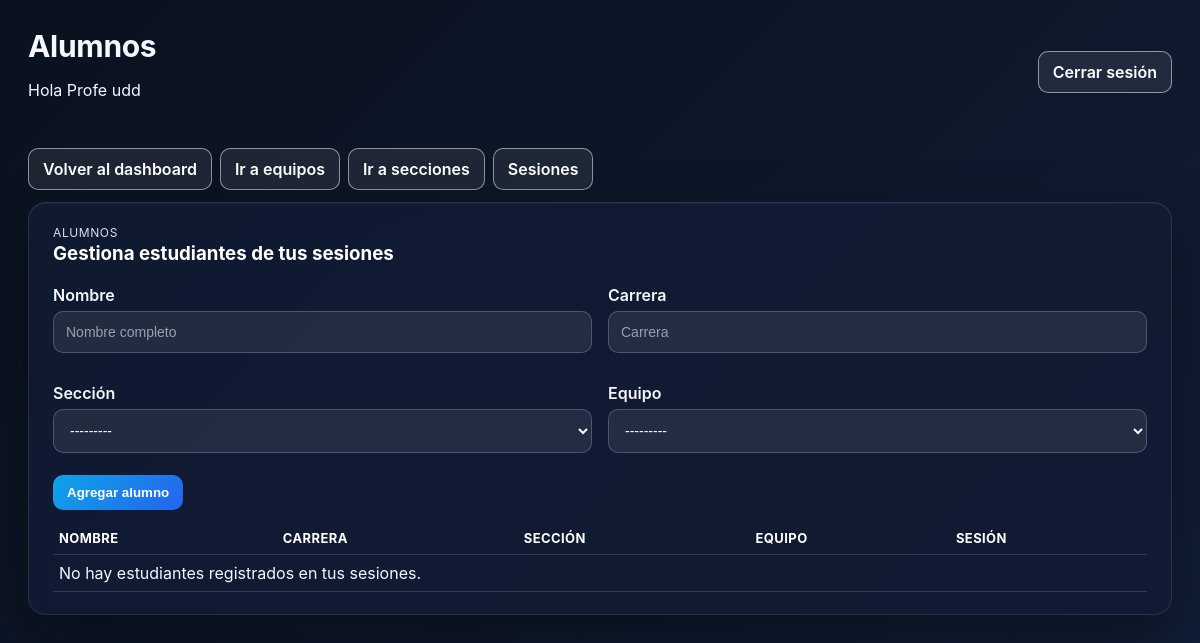
/profesor/alumnos/ (signed in), run on an earlier commit of the app's database.
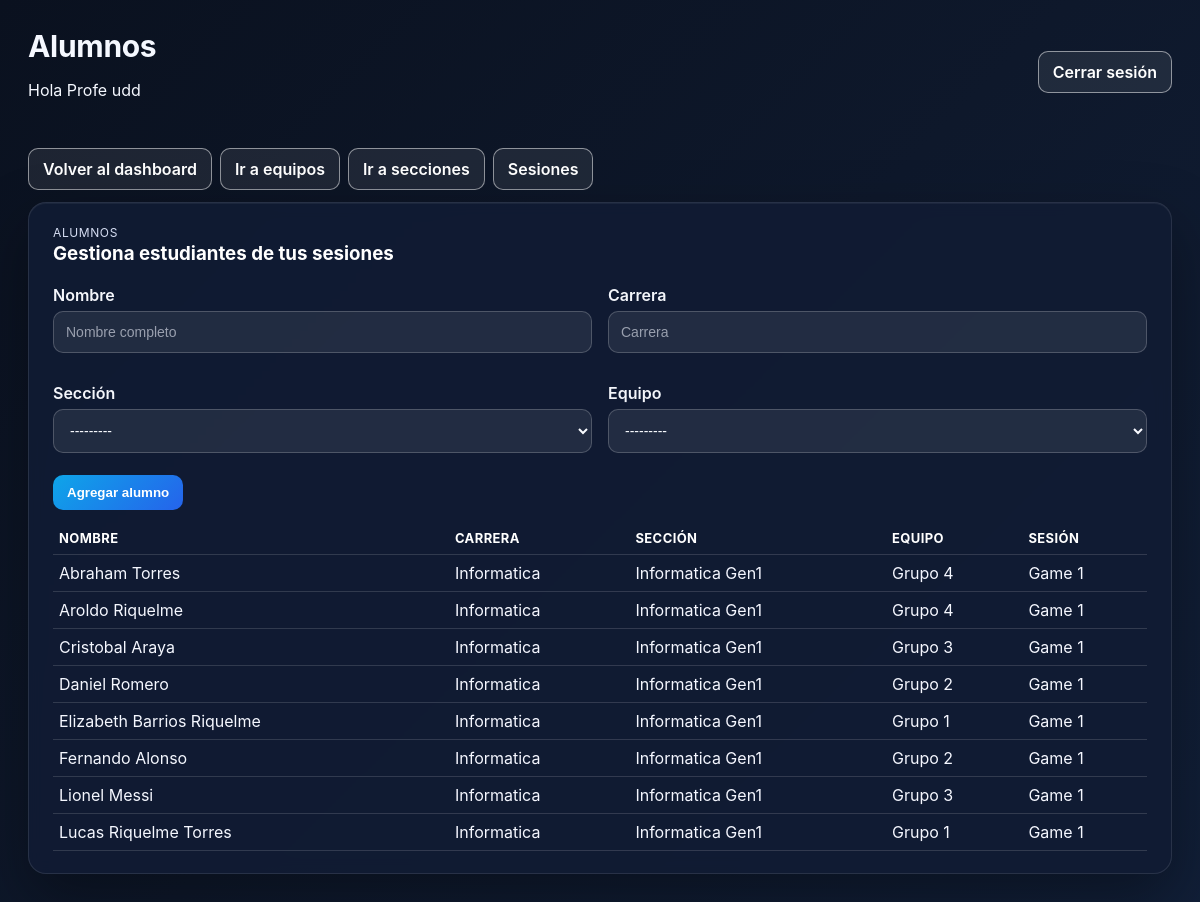
And on a later commit of the database.
### login/models.py (models this page shows, shortened)
class Estudiante(models.Model):
    nombre_apellido = models.CharField(max_length=100)
    carrera = models.CharField(max_length=100)
    seccion = models.ForeignKey(
        "SeccionEstudiantes",
        related_name="estudiantes",
        on_delete=models.SET_NULL,
        null=True,
        blank=True,
    )
    team = models.ForeignKey(
        Team,
        on_delete=models.CASCADE,
        related_name="estudiantes",
        blank=True,
        null=True,
    )
    fecha_registro = models.DateTimeField(auto_now_add=True)

class SeccionEstudiantes(models.Model):
    nombre = models.CharField(max_length=100)
    carrera = models.CharField(max_length=100, blank=True)
    carrera_fk = models.ForeignKey(
        "Carrera",
        related_name="secciones",
        on_delete=models.SET_NULL,
        null=True,
        blank=True,
        help_text="Nueva referencia normalizada a Carrera; preferir este campo sobre el texto legado.",
    )
    anio_ingreso = models.PositiveIntegerField(null=True, blank=True)
    fecha_creacion = models.DateTimeField(auto_now_add=True)
    def __str__(self):
        return self.nombre

### etapasJuego/models.py (models this page shows, shortened)
class Team(models.Model):
    nombre = models.CharField(max_length=100)
    sesion = models.ForeignKey(GameSession, on_delete=models.CASCADE, related_name="equipos")
    codigo_grupo = models.CharField(max_length=1)
    tokens_empatia = models.PositiveIntegerField(default=0)
    tokens_creatividad = models.PositiveIntegerField(default=0)
    tokens_evaluacion = models.PositiveIntegerField(default=0)
    tokens_totales = models.PositiveIntegerField(default=0)
    tablet = models.OneToOneField(
        "Tablet",
        related_name="team",
        on_delete=models.SET_NULL,
        null=True,
        blank=True,
    )
    def __str__(self):
        return f"Equipo {self.nombre} [{self.codigo_grupo}]"

class GameSession(models.Model):
    THEME_CHOICES = [
        ("SALUD", "Salud"),
        ("SUST", "Sustentabilidad"),
        ("EDU", "Educación"),
    ]
    MODO_CHOICES = [
        ("LOGIN_RANDOM", "Asignación automática en el login"),
        ("PRECONFIGURADO", "Asignación preconfigurada por el profesor"),
    ]
    nombre = models.CharField(max_length=100)
    codigo = models.CharField(max_length=10, unique=True)
    fecha = models.DateField(auto_now_add=True)
    profesor = models.ForeignKey(
        settings.AUTH_USER_MODEL,
        on_delete=models.SET_NULL,
        null=True,
        blank=True,
        related_name="sesiones_juego",
    )
    etapa_actual = models.CharField(max_length=20, default="ETAPA1")
    seccion = models.ForeignKey(
        "login.SeccionEstudiantes",
        related_name="sesiones",
        on_delete=models.SET_NULL,
        null=True,
        blank=True,
    )
    modo_asignacion = models.CharField(
        max_length=20,
        choices=MODO_CHOICES,
        default="LOGIN_RANDOM",
    )
    duracion_etapa1_segundos = models.PositiveIntegerField(default=5 * 60)
    duracion_etapa2_segundos = models.PositiveIntegerField(default=10 * 60)
    duracion_etapa3_segundos = models.PositiveIntegerField(default=15 * 60)
    duracion_etapa4_segundos = models.PositiveIntegerField(default=10 * 60)
    qr_encuesta_url = models.URLField(blank=True, null=True)
    qr_instagram_url = models.URLField(blank=True, null=True)
    qr_linkedin_url = models.URLField(blank=True, null=True)
    class Meta:
        constraints = [
            models.UniqueConstraint(
                fields=["seccion"],
                name="unique_gamesession_per_seccion",
            ),
        ]

### login/panel_views.py (the view)
# urls.py: path("alumnos/", views.profesor_alumnos, name="alumnos"),
@profesor_required
def profesor_alumnos(request):
    sesiones = GameSession.objects.filter(profesor=request.user)
    equipos = Team.objects.filter(sesion__in=sesiones)
    secciones = SeccionEstudiantes.objects.filter(sesiones__in=sesiones).distinct()
    estudiantes = Estudiante.objects.select_related("seccion", "team", "team__sesion").filter(
        Q(team__sesion__in=sesiones) | Q(seccion__in=secciones)
    ).order_by("nombre_apellido")
    form = EstudianteAdminForm(request.POST or None)
    form.fields["team"].queryset = equipos
    form.fields["seccion"].queryset = secciones
    if request.method == "POST" and form.is_valid():
        form.save()
        messages.success(request, "Estudiante creado correctamente.")
        return redirect("profesorpanel:alumnos")
    return render(
        request,
        "login/profesor/alumnos.html",
        {"estudiantes": estudiantes, "form": form},
    )

### login/forms.py
class EstudianteAdminForm(BaseStyledModelForm):
    class Meta:
        model = Estudiante
        fields = ["nombre_apellido", "carrera", "seccion", "team"]
        widgets = {
            "nombre_apellido": forms.TextInput(attrs={"placeholder": "Nombre completo"}),
            "carrera": forms.TextInput(attrs={"placeholder": "Carrera"}),
        }

### login/permissions.py (called while the page is built)
def user_has_role(user, role_name: str) -> bool:
    return user.is_authenticated and user.groups.filter(name=role_name).exists()

def is_profesor(user) -> bool:
    return user_has_role(user, PROFESOR_GROUP)

def _role_required(check_fn, error_message):
    def decorator(view_func):
        @wraps(view_func)
        def _wrapped(request, *args, **kwargs):
            if not request.user.is_authenticated:
                return redirect("login:login")
            if not check_fn(request.user):
                messages.error(request, error_message)
                return redirect("login:login")
            return view_func(request, *args, **kwargs)
        return login_required(_wrapped)
    return decorator

### login/templates/login/profesor/alumnos.html (shortened to what this page needs)
{% extends "login/panel_base.html" %}
{% block header_title %}Alumnos{% endblock %}
{% block content %}
<div class="panel-actions-row" style="margin-bottom:12px;">
    <a class="btn-link btn-outline" href="{% url 'profesorpanel:dashboard' %}">Volver al dashboard</a>
    <a class="btn-link btn-outline" href="{% url 'profesorpanel:equipos' %}">Ir a equipos</a>
    <a class="btn-link btn-outline" href="{% url 'profesorpanel:secciones' %}">Ir a secciones</a>
    <a class="btn-link btn-outline" href="{% url 'profesorpanel:sesiones' %}">Sesiones</a>
</div>
<div class="panel-card">
    <div class="card-header">
        <div>
            <p class="eyebrow">Alumnos</p>
            <h3>Gestiona estudiantes de tus sesiones</h3>
        </div>
    </div>
    <form method="post" class="panel-form" style="margin-bottom:12px;">
        <div class="panel-grid two-col">
            <div class="form-group">
                <label for="{{ form.nombre_apellido.id_for_label }}">Nombre</label>
                {{ form.nombre_apellido }}
            </div>
            <div class="form-group">
                <label for="{{ form.carrera.id_for_label }}">Carrera</label>
                {{ form.carrera }}
            </div>
            <div class="form-group">
                <label for="{{ form.seccion.id_for_label }}">Sección</label>
                {{ form.seccion }}
            </div>
            <div class="form-group">
                <label for="{{ form.team.id_for_label }}">Equipo</label>
                {{ form.team }}
            </div>
        </div>
        <div class="panel-actions-row">
            <button type="submit" class="btn-link btn-primary">Agregar alumno</button>
        </div>
    </form>
    <div class="panel-table-wrapper">
        <table class="panel-table compact">
            <thead>
                <tr>
                    <th>Nombre</th>
                    <th>Carrera</th>
                    <th>Sección</th>
                    <th>Equipo</th>
                    <th>Sesión</th>
                </tr>
            </thead>
            <tbody>
                {% for est in estudiantes %}
                    <tr>
                        <td>{{ est.nombre_apellido }}</td>
                        <td>{{ est.carrera|default:"-" }}</td>
                        <td>{{ est.seccion.nombre|default:"-" }}</td>
                        <td>{{ est.team.nombre|default:"Sin equipo" }}</td>
                        <td>{{ est.team.sesion.nombre|default:"-" }}</td>
                    </tr>
                {% empty %}
                    <tr><td colspan="5">No hay estudiantes registrados en tus sesiones.</td></tr>
                {% endfor %}
            </tbody>
        </table>
    </div>
</div>
{% endblock %}

What changed in the data, as far as the page shows it:
added Estudiante: nombre_apellido "Abraham Torres", carrera "Informatica", seccion.nombre "Informatica Gen1", team.nombre "Grupo 4", team.sesion.nombre "Game 1"
added Estudiante: nombre_apellido "Aroldo Riquelme", carrera "Informatica", seccion.nombre "Informatica Gen1", team.nombre "Grupo 4", team.sesion.nombre "Game 1"
added Estudiante: nombre_apellido "Cristobal Araya", carrera "Informatica", seccion.nombre "Informatica Gen1", team.nombre "Grupo 3", team.sesion.nombre "Game 1"
now on this page (row unchanged): Estudiante: nombre_apellido "Daniel Romero", carrera "Informatica", seccion.nombre "Informatica Gen1", team.nombre "Grupo 2", team.sesion.nombre "Game 1"
now on this page (row edited): Estudiante: nombre_apellido "Elizabeth Barrios Riquelme", carrera "Informatica", seccion.nombre "Informatica Gen1", team.nombre "Grupo 1", team.sesion.nombre "Game 1"
now on this page (row unchanged): Estudiante: nombre_apellido "Fernando Alonso", carrera "Informatica", seccion.nombre "Informatica Gen1", team.nombre "Grupo 2", team.sesion.nombre "Game 1"
added Estudiante: nombre_apellido "Lionel Messi", carrera "Informatica", seccion.nombre "Informatica Gen1", team.nombre "Grupo 3", team.sesion.nombre "Game 1"
now on this page (row edited): Estudiante: nombre_apellido "Lucas Riquelme Torres", carrera "Informatica", seccion.nombre "Informatica Gen1", team.nombre "Grupo 1", team.sesion.nombre "Game 1"
Also different on the page:
text no longer shown: "No hay estudiantes registrados en tus sesiones."
